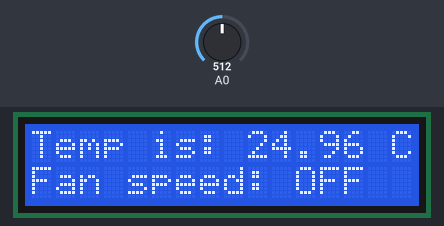
The sketch below on a simulated Arduino Uno, built with avr-gcc and run on an emulated ATmega328P. On the bench: 16×2 character LCD. Inputs (shaded band) come from the test bench; at power-on: A0 = 512.

Above: at 2.2 s.
2.3 s: A0 set to 465
At 2.9 s:
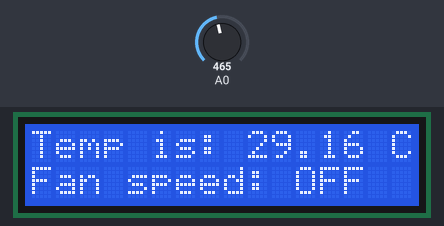
5.3 s: A0 set to 439
At 6.0 s:
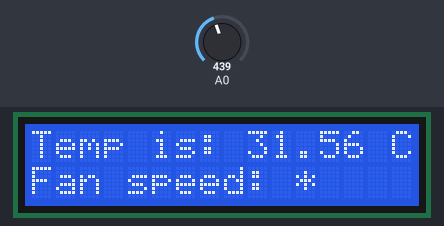
8.3 s: A0 set to 289
At 9.0 s:
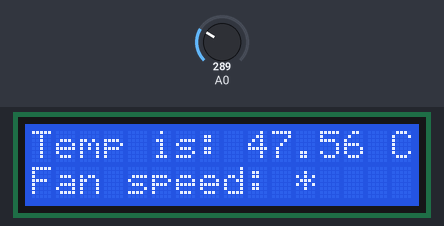
10.1 s: A0 set to 257
At 10.5 s:
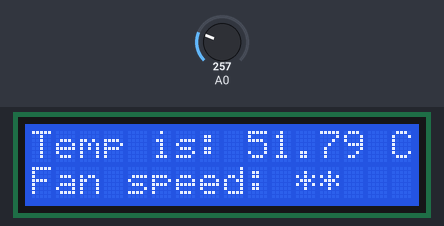
13.1 s: A0 set to 122
At 13.6 s:
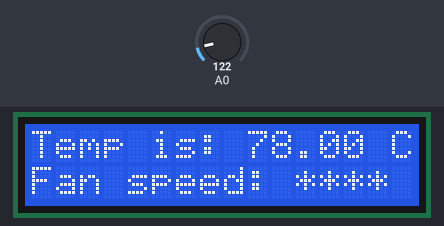
16.1 s: A0 set to 107
At 16.6 s:
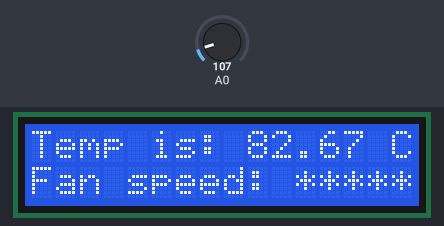

Measured:
- the behaviour switches between 456 and 455 on A0 (found by bisection; images 1 and 2)
- the behaviour switches between 271 and 270 on A0 (found by bisection; images 3 and 4)
- the behaviour switches between 116 and 115 on A0 (found by bisection; images 5 and 6)
- after the input at 2.3 s, the display: first differs from a run without the input after 0.29 s (image 1)
- after the input at 5.3 s, the display: first differs from a run without the input after 0.33 s (image 2)
- after the input at 8.3 s, the display: first differs from a run without the input after 0.38 s (image 3)
- after the input at 10.1 s, the display: first differs from a run without the input after 0.10 s (image 4)
- after the input at 13.1 s, the display: first differs from a run without the input after 0.14 s (image 5)
- after the input at 16.1 s, the display: first differs from a run without the input after 0.18 s (image 6)

The sketch:

code.ino
```cpp
#include <LiquidCrystal.h>

const int rs = 12, en = 11, d4 = 5, d5 = 4, d6 = 3, d7 = 2;

LiquidCrystal lcd(rs, en,d4, d5, d6, d7);

void setup() {

  lcd.begin(16, 2);
  lcd.print("Temp is loading");

  delay(1000);
  lcd.clear();
}

void loop() {
  const float BETA = 3950; // Beta Coefficient - acelasi cu al senzorului folosit

  // citim valoarea primita prin senzor
  int analogValue = analogRead(A0);

  // transformam voltajul primit de la senzor in grade celsius
  float celsius = 1 / (log(1 / (1023. / analogValue - 1)) / BETA + 1.0 / 298.15) - 273.15;

  //afisam temperatura
  lcd.print("Temp is: ");
  lcd.print(celsius);
  lcd.print(" C");

  lcd.setCursor(0,1);
  lcd.print("Fan speed: ");

  if(celsius < 30)
  {
    lcd.print("OFF");
  }

  if(celsius >= 30 && celsius < 50)
  {
    lcd.print("*");
  }

  if(celsius >= 50 && celsius < 60)
  {
    lcd.print("**");
  }

  if(celsius >= 60 && celsius < 70)
  {
    lcd.print("***");
  }

  if(celsius >= 70 && celsius < 80)
  {
    lcd.print("****");
  }

    if(celsius >= 80)
  {
    lcd.print("*****");
  }

  delay(500);
  lcd.clear();

}
```
